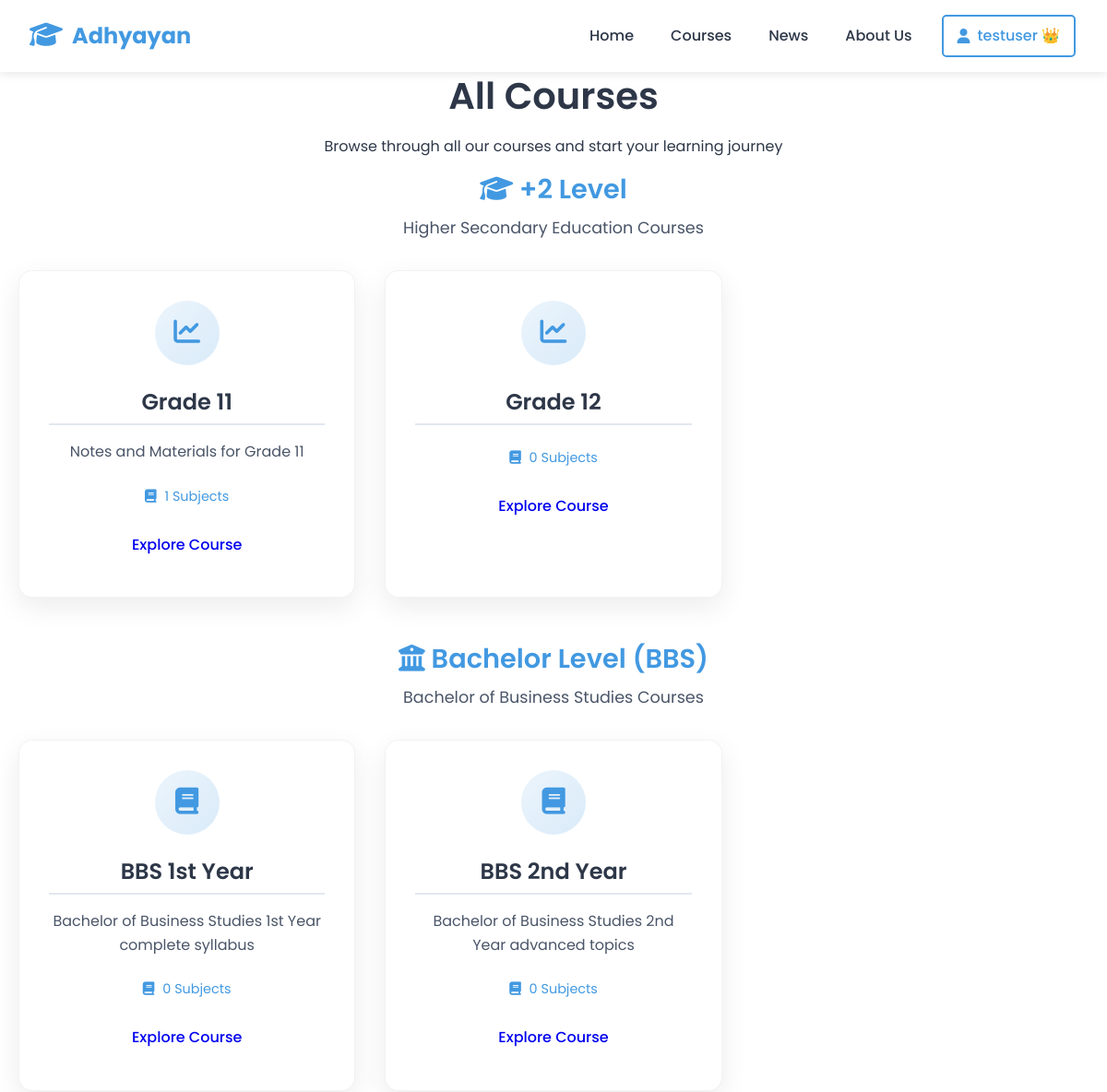
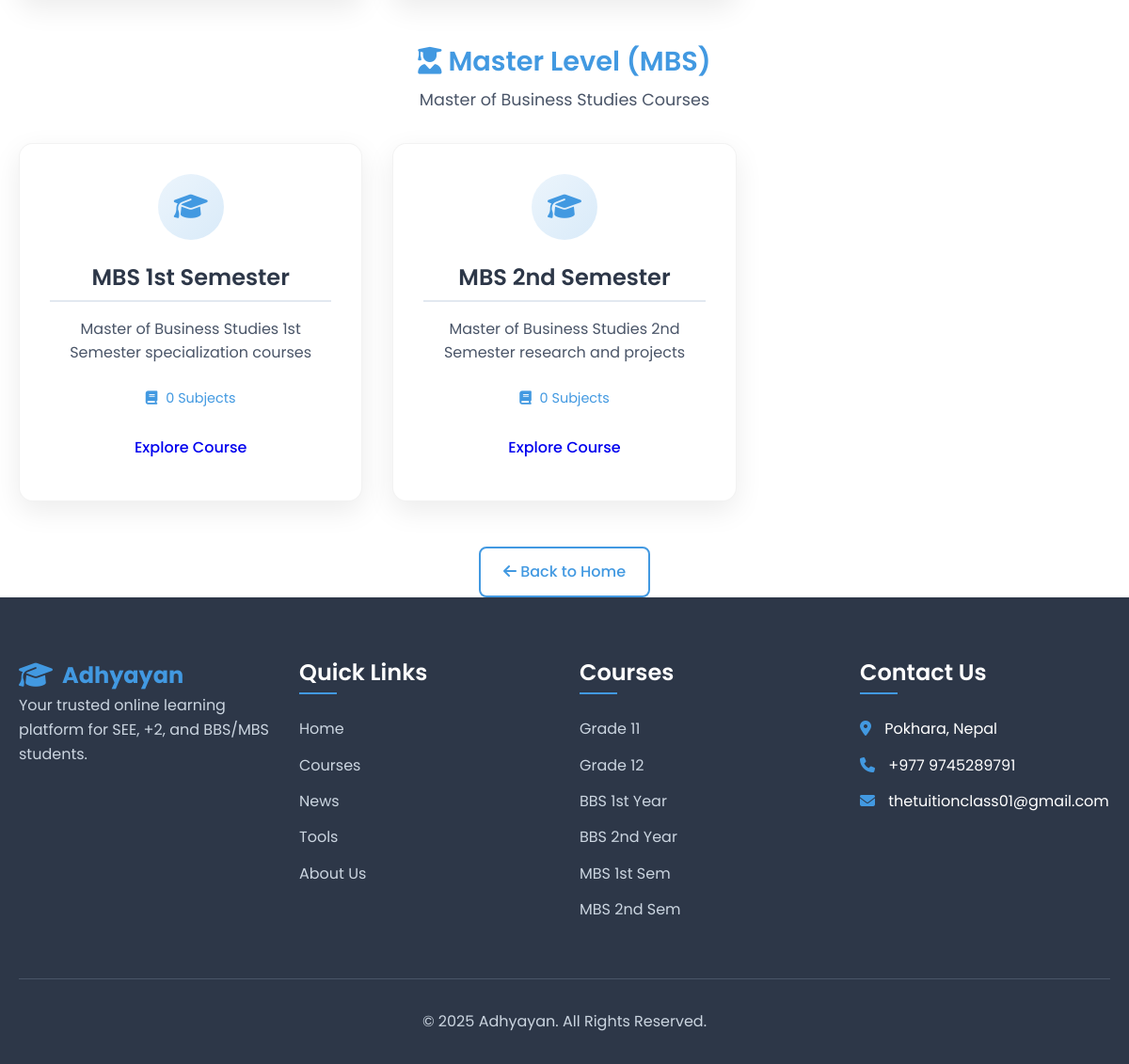
/courses/ (signed in), run on the app's committed database (2 pictures, top to bottom).
### notes/models.py (models this page shows, shortened)
class Course(models.Model):
    LEVEL_CHOICES = [
        ('+2', '+2 Level'),
        ('bachelor', 'Bachelor Level'),
        ('master', 'Master Level'),
    ]
    title = models.CharField(max_length=200)
    slug = models.SlugField(unique=True, help_text="URL-friendly version of title")
    level = models.CharField(max_length=20, choices=LEVEL_CHOICES)
    description = models.TextField(blank=True, help_text="Course description shown on website")
    thumbnail = models.ImageField(
        upload_to='course_thumbnails/',
        null=True,
        blank=True,
        help_text="Optional course thumbnail image"
    )
    display_order = models.IntegerField(
        default=0,
        help_text="Order in which courses appear (lower number = first)"
    )
    is_active = models.BooleanField(
        default=True,
        help_text="Uncheck to hide course from website"
    )
    created_at = models.DateTimeField(auto_now_add=True)
    updated_at = models.DateTimeField(auto_now=True)
    class Meta:
        ordering = ['display_order', 'title']
    def subject_count(self):
        return self.subjects.filter(is_active=True).count()

### notes/views.py (the view)
# urls.py: path('courses/', views.courses_page, name='courses_page'),
def courses_page(request):
    all_courses = Course.objects.filter(is_active=True).order_by('display_order', 'title')
    context = {
        'courses': all_courses,
        'page_title': 'All Courses'
    }
    return render(request, 'courses/all_courses.html', context)

### templates/courses/all_courses.html (shortened to what this page needs)
{% extends 'base.html' %}
{% load static %}
{% block content %}
<div class="container py-5">
    <div class="text-center mb-5">
        <h1 class="display-4 fw-bold mb-3">All Courses</h1>
        <p class="lead text-muted">Browse through all our courses and start your learning journey</p>
    </div>
    <div class="category mb-5">
        <div class="category-header mb-4">
            <h2 class="category-title">
                <i class="fas fa-graduation-cap me-2"></i> +2 Level
            </h2>
            <p class="category-subtitle">Higher Secondary Education Courses</p>
        </div>
        <div class="course-boxes">
            {% for course in courses %}
                {% if course.level == '+2' %}
                <div class="course-card">
                    <div class="course-icon">
                        <i class="fas fa-chart-line"></i>
                    </div>
                    <h3>{{ course.title }}</h3>
                    <p>{{ course.description|truncatewords:25 }}</p>
                    <div class="course-meta">
                        <span><i class="fas fa-book"></i> {{ course.subject_count }} Subjects</span>
                    </div>
                    <a href="{% url 'course_detail' course.slug %}" class="btn btn-outline-primary">
                        Explore Course
                    </a>
                </div>
                {% endif %}
            {% endfor %}
        </div>
    </div>
    <div class="category mb-5">
        <div class="category-header mb-4">
            <h2 class="category-title">
                <i class="fas fa-university me-2"></i> Bachelor Level (BBS)
            </h2>
            <p class="category-subtitle">Bachelor of Business Studies Courses</p>
        </div>
        <div class="course-boxes">
            {% for course in courses %}
                {% if course.level == 'bachelor' %}
                <div class="course-card">
                    <div class="course-icon">
                        <i class="fas fa-book"></i>
                    </div>
                    <h3>{{ course.title }}</h3>
                    <p>{{ course.description|truncatewords:25 }}</p>
                    <div class="course-meta">
                        <span><i class="fas fa-book"></i> {{ course.subject_count }} Subjects</span>
                    </div>
                    <a href="{% url 'course_detail' course.slug %}" class="btn btn-outline-primary">
                        Explore Course
                    </a>
                </div>
                {% endif %}
            {% endfor %}
        </div>
    </div>
    <div class="category mb-5">
        <div class="category-header mb-4">
            <h2 class="category-title">
                <i class="fas fa-user-graduate me-2"></i> Master Level (MBS)
            </h2>
            <p class="category-subtitle">Master of Business Studies Courses</p>
        </div>
        <div class="course-boxes">
            {% for course in courses %}
                {% if course.level == 'master' %}
                <div class="course-card">
                    <div class="course-icon">
                        <i class="fas fa-graduation-cap"></i>
                    </div>
                    <h3>{{ course.title }}</h3>
                    <p>{{ course.description|truncatewords:25 }}</p>
                    <div class="course-meta">
                        <span><i class="fas fa-book"></i> {{ course.subject_count }} Subjects</span>
                    </div>
                    <a href="{% url 'course_detail' course.slug %}" class="btn btn-outline-primary">
                        Explore Course
                    </a>
                </div>
                {% endif %}
            {% endfor %}
        </div>
    </div>
    <div class="text-center mt-5">
        <a href="{% url 'home' %}" class="btn btn-lg btn-secondary">
            <i class="fas fa-arrow-left"></i> Back to Home
        </a>
    </div>
</div>
{% endblock %}

### templates/base.html (shortened to what this page needs)
<!DOCTYPE html>
{% load static %}
<html lang="en">
<head>
  <link rel="stylesheet" href="{% static 'css/style.css' %}">
  <link rel="stylesheet" href="https://cdnjs.cloudflare.com/ajax/libs/font-awesome/6.4.0/css/all.min.css">
</head>
<body>
  <header>
    <div class="navbar">
      <div class="logo">
        <i class="fas fa-graduation-cap"></i>
        <span>Adhyayan</span>
      </div>
      <nav id="nav-links">
        <a href="/" {% if request.path == '/' %}class="active"{% endif %}>Home</a>
        <a href="{% url 'courses_page' %}">Courses</a>
        <a href="#news">News</a>
        <a href="#about">About Us</a>
{% if user.is_authenticated %}
    {% if not user.is_staff %}
        <div class="user-menu">
            <a href="#" class="btn-login">
                <i class="fas fa-user"></i> {{ user.username }}
                {% if user.profile.is_premium %}👑{% endif %}
            </a>
        </div>
    {% else %}
        <a href="{% url 'login' %}" class="btn-login">
            <i class="fas fa-sign-in-alt"></i> Login
        </a>
    {% endif %}
{% else %}
    <a href="{% url 'login' %}" class="btn-login">
        <i class="fas fa-sign-in-alt"></i> Login
    </a>
{% endif %}
      </nav>
    </div>
  </header>
  <main>
    {% block content %}{% endblock %}
  </main>
  <footer>
    <div class="container">
      <div class="footer-content">
        <div class="footer-section">
          <div class="logo">
            <i class="fas fa-graduation-cap"></i>
            <span>Adhyayan</span>
          </div>
          <p>Your trusted online learning platform for SEE, +2, and BBS/MBS students.</p>
        </div>
        <div class="footer-section">
          <h3>Quick Links</h3>
          <ul>
            <li><a href="/">Home</a></li>
            <li><a href="{% url 'courses_page' %}">Courses</a></li>
            <li><a href="#news">News</a></li>
            <li><a href="#">Tools</a></li>
            <li><a href="#">About Us</a></li>
          </ul>
        </div>
        <div class="footer-section">
          <h3>Courses</h3>
          <ul>
            <li><a href="/g1-all/">Grade 11</a></li>
            <li><a href="/grade12/">Grade 12</a></li>
            <li><a href="/bbs1/">BBS 1st Year</a></li>
            <li><a href="/bbs2/">BBS 2nd Year</a></li>
            <li><a href="/mbs1/">MBS 1st Sem</a></li>
            <li><a href="/mbs2/">MBS 2nd Sem</a></li>
          </ul>
        </div>
        <div class="footer-section">
          <h3>Contact Us</h3>
          <ul>
            <li><i class="fas fa-map-marker-alt"></i> Pokhara, Nepal</li>
            <li><i class="fas fa-phone"></i> +977 9745289791 </li>
            <li><i class="fas fa-envelope"></i> thetuitionclass01@gmail.com</li>
          </ul>
        </div>
      </div>
      <div class="footer-bottom">
        <p>&copy; 2025 Adhyayan. All Rights Reserved.</p>
      </div>
    </div>
  </footer>
</body>
</html>

### frontend/static/css/style.css (style rules this page uses)
* { margin: 0; padding: 0; box-sizing: border-box; }
:root { --primary-color: #4299e1; --primary-dark: #3182ce; --secondary-color: #4a5568; --accent-color: #ed8936; --light-color: #f7fafc; --dark-color: #2d3748; --success-color: #48bb78; --warning-color: #ecc94b; --danger-color: #f56565; --gray-light: #e2e8f0; --gray: #a0aec0; --border-radius: 8px; --box-shadow: 0 4px 6px rgba(0, 0, 0, 0.1); --transition: all 0.3s ease; }
body { font-family: 'Poppins', sans-serif; line-height: 1.6; color: var(--dark-color); background-color: #fff; }
.container { width: 100%; max-width: 1200px; margin: 0 auto; padding: 0 20px; }
h1, h2, h3, h4, h5, h6 { font-weight: 600; line-height: 1.3; margin-bottom: 1rem; }
h1 { font-size: 2.5rem; }
h2 { font-size: 2rem; }
h3 { font-size: 1.5rem; }
p { margin-bottom: 1rem; }
.text-center { text-align: center; }
.btn { display: inline-block; padding: 12px 24px; border-radius: var(--border-radius); text-decoration: none; font-weight: 500; text-align: center; transition: var(--transition); cursor: pointer; border: none; font-family: inherit; }
.btn-secondary { background-color: white; color: var(--primary-color); border: 2px solid var(--primary-color); }
.btn-login { padding: 8px 20px; background-color: transparent; color: var(--primary-color); border: 2px solid var(--primary-color); border-radius: var(--border-radius); text-decoration: none; font-weight: 500; transition: var(--transition); white-space: nowrap; }
header { background-color: white; box-shadow: 0 2px 10px rgba(0, 0, 0, 0.1); position: sticky; top: 0; z-index: 1000; }
.navbar { display: flex; justify-content: space-between; align-items: center; padding: 1rem 2rem; max-width: 1200px; margin: 0 auto; }
.logo { display: flex; align-items: center; font-size: 1.5rem; font-weight: 700; color: var(--primary-color); }
.logo i { margin-right: 10px; font-size: 1.8rem; }
nav { display: flex; align-items: center; }
nav > a { margin-left: 2rem; text-decoration: none; color: var(--dark-color); font-weight: 500; transition: var(--transition); position: relative; }
.category { margin-bottom: 3rem; }
.category h3 { margin-bottom: 2rem; padding-bottom: 0.5rem; border-bottom: 2px solid var(--gray-light); color: var(--primary-color); }
.course-boxes { display: grid; grid-template-columns: repeat(auto-fill, minmax(300px, 1fr)); gap: 2rem; }
.course-card { background-color: white; border-radius: var(--border-radius); padding: 2rem; box-shadow: var(--box-shadow); transition: var(--transition); text-align: center; }
.course-icon { width: 70px; height: 70px; background-color: rgba(66, 153, 225, 0.1); border-radius: 50%; display: flex; align-items: center; justify-content: center; margin: 0 auto 1.5rem; }
.course-icon i { font-size: 1.8rem; color: var(--primary-color); }
.course-card p { color: var(--secondary-color); margin-bottom: 1.5rem; }
footer { background-color: var(--dark-color); color: white; padding: 4rem 0 1rem; }
.footer-content { display: grid; grid-template-columns: repeat(auto-fit, minmax(200px, 1fr)); gap: 2rem; margin-bottom: 3rem; }
.footer-section h3 { margin-bottom: 1.5rem; color: white; position: relative; padding-bottom: 0.5rem; }
.footer-section h3::after { content: ''; position: absolute; bottom: 0; left: 0; width: 40px; height: 2px; background-color: var(--primary-color); }
.footer-section p { color: #cbd5e0; margin-bottom: 1.5rem; }
.footer-section ul { list-style: none; }
.footer-section ul li { margin-bottom: 0.8rem; }
.footer-section ul li a { color: #cbd5e0; text-decoration: none; transition: var(--transition); }
.footer-section ul li i { margin-right: 10px; color: var(--primary-color); }
.footer-bottom { text-align: center; padding-top: 2rem; border-top: 1px solid #4a5568; color: #cbd5e0; }
.user-menu { position: relative; display: inline-block; }
#nav-links a, #nav-links .btn-login, #nav-links .user-menu > a { color: white; text-decoration: none; padding: 8px 15px; border-radius: 5px; transition: background-color 0.3s; display: inline-flex; align-items: center; gap: 8px; }
#nav-links > * { margin: 0 2px; }
:root { --primary-color: #4299e1; --primary-dark: #3182ce; --secondary-color: #4a5568; --accent-color: #ed8936; --light-color: #f7fafc; --dark-color: #2d3748; --gray-light: #e2e8f0; --gray: #a0aec0; --border-radius: 8px; --box-shadow: 0 4px 6px rgba(0, 0, 0, 0.1); --transition: all 0.3s ease; }

### data on the page
Course: title "Grade 11", description "Notes and Materials for Grade 11", subject_count "1"
Course: title "Grade 12", subject_count "0"
Course: title "BBS 1st Year", description "Bachelor of Business Studies 1st Year complete syllabus", subject_count "0"
Course: title "BBS 2nd Year", description "Bachelor of Business Studies 2nd Year advanced topics", subject_count "0"
Course: title "MBS 1st Semester", description "Master of Business Studies 1st Semester specialization courses", subject_count "0"
Course: title "MBS 2nd Semester", description "Master of Business Studies 2nd Semester research and projects", subject_count "0"

### other printed values
{{ user.username }} "testuser"
